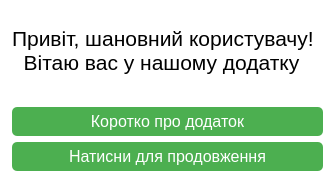
<?xml version="1.0" encoding="UTF-8"?>
<ui version="4.0">
 <class>My_App</class>
 <widget class="QMainWindow" name="My_App">
  <property name="geometry">
   <rect>
    <x>0</x>
    <y>0</y>
    <width>334</width>
    <height>175</height>
   </rect>
  </property>
  <property name="windowTitle">
   <string>Привітання</string>
  </property>
  <property name="styleSheet">
   <string notr="true">background-color: #ffffff;</string>
  </property>
  <widget class="QWidget" name="centralwidget">
   <widget class="QWidget" name="layoutWidget">
    <property name="geometry">
     <rect>
      <x>12</x>
      <y>0</y>
      <width>311</width>
      <height>171</height>
     </rect>
    </property>
    <layout class="QVBoxLayout" name="verticalLayout">
     <item>
      <widget class="QLabel" name="label">
       <property name="font">
        <font>
         <pointsize>16</pointsize>
        </font>
       </property>
       <property name="text">
        <string>Привіт, шановний користувачу!
  Вітаю вас у нашому додатку</string>
       </property>
      </widget>
     </item>
     <item>
      <widget class="QPushButton" name="inform">
       <property name="font">
        <font>
         <pointsize>12</pointsize>
        </font>
       </property>
       <property name="styleSheet">
        <string notr="true">QPushButton {
    background-color: #4CAF50;
    border: none;
    color: white;
    padding: 5px 15px;
    text-align: center;
    text-decoration: none;
    border-radius: 5px;
}

QPushButton:hover {
    background-color: #45a049;
}

QPushButton:pressed {
    background-color: #367c39;
}</string>
       </property>
       <property name="text">
        <string>Коротко про додаток</string>
       </property>
      </widget>
     </item>
     <item>
      <widget class="QPushButton" name="pushButton">
       <property name="font">
        <font>
         <pointsize>12</pointsize>
        </font>
       </property>
       <property name="styleSheet">
        <string notr="true">QPushButton {
    background-color: #4CAF50;
    border: none;
    color: white;
    padding: 5px 15px;
    text-align: center;
    text-decoration: none;
    border-radius: 5px;
}

QPushButton:hover {
    background-color: #45a049;
}

QPushButton:pressed {
    background-color: #367c39;
}</string>
       </property>
       <property name="text">
        <string>Натисни для продовження</string>
       </property>
      </widget>
     </item>
    </layout>
   </widget>
  </widget>
 </widget>
 <resources/>
 <connections/>
</ui>
